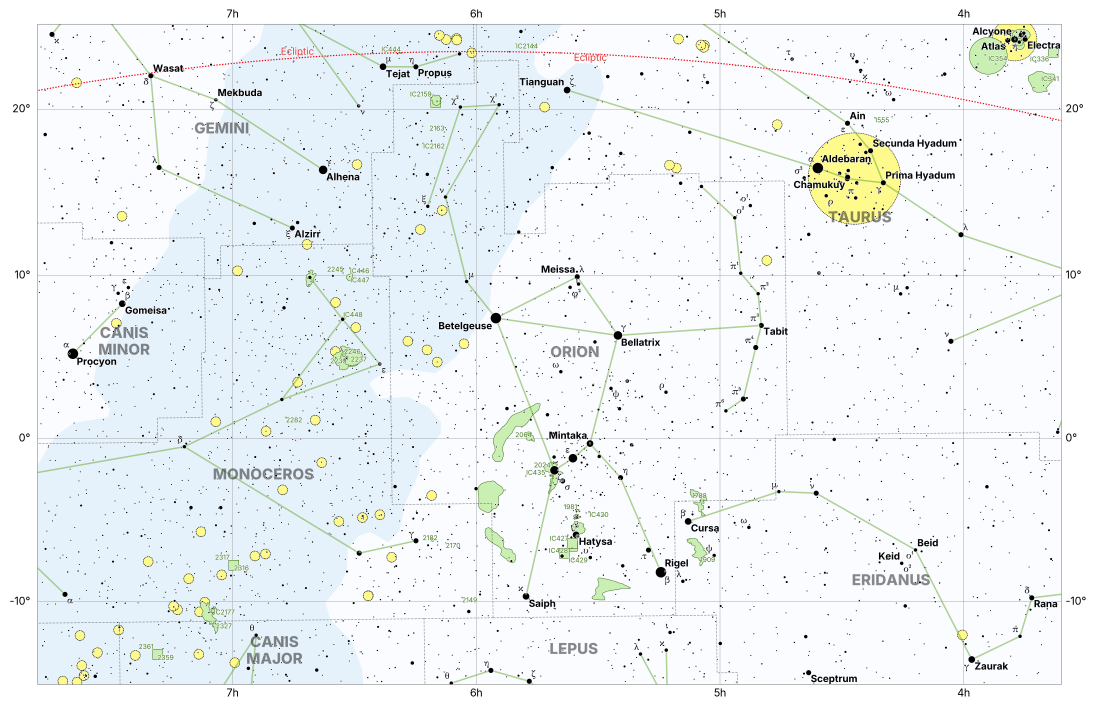
#> input picture map_orion.png, 4395 x 2833 px (shown at 1/4 size)
$ python -i crops.py   (imports and definitions only)
#> lines starting #> are read from the running program, lines starting #| are printed output that depends on the picture; after the words box and inside, x2 and y2 are one past the last pixel; in counts of white or black regions, pixels touching at a corner belong together
#> further down, picture is the input picture: PIL image 4395x2833 RGBA; mean R, G, B, A 238.4, 243.1, 244.7, 221.8
#!/usr/bin/env python3
"""Shared crop/diff utilities for visual parity review."""

from __future__ import annotations

import math
import re
from pathlib import Path

import numpy as np
from PIL import Image, ImageChops

try:
    from scipy import ndimage as _ndimage
except ImportError:  # pragma: no cover - semantic crops are optional
    _ndimage = None


# (name, normalized box as (x0, y0, x1, y1), description)
# Coordinates use PIL's top-left origin: y=0 is the top of the image.
CROP_BOXES = [
    ("center", (0.30, 0.30, 0.70, 0.70), "center region"),
    ("top-left", (0.00, 0.00, 0.30, 0.30), "top-left"),
    ("top-right", (0.70, 0.00, 1.00, 0.30), "top-right"),
    ("bottom-left", (0.00, 0.70, 0.30, 1.00), "bottom-left"),
    ("bottom-right", (0.70, 0.70, 1.00, 1.00), "bottom-right"),
    ("middle-left", (0.00, 0.35, 0.25, 0.65), "middle-left"),
    ("middle-right", (0.75, 0.35, 1.00, 0.65), "middle-right"),
    ("upper-center", (0.35, 0.00, 0.65, 0.25), "upper-center"),
]


# [8 lines left out: function crop_box, not called in this run]


def composite_on_color(img: Image.Image, color: tuple[int, int, int]) -> Image.Image:
    """Composite an RGBA image onto a solid RGB background. Opaque or
    grayscale images are converted to RGB unchanged."""
#> called with color = (0, 0, 0)
    # Palette and LA images may carry transparency; normalize to RGBA first
    # so the alpha channel is composited rather than dropped.
    if img.mode in ("P", "PA", "LA"):
        img = img.convert("RGBA")
    if img.mode == "RGBA":
        bg = Image.new("RGBA", img.size, (*color, 255))
        return Image.alpha_composite(bg, img).convert("RGB")
    return img.convert("RGB")


# [18 lines left out: function diff_stats, not called in this run]


def _semantic_crop_boxes(
    img: Image.Image,
    count: int = 8,
) -> list[tuple[str, tuple[float, float, float, float], str]]:
    """Detect semantic regions (bright stars, clusters, lines/edges) and return crop boxes.

    Selection proceeds round-robin across feature sources so all salient region
    types are represented, then continues with the next-best candidates until
    ``count`` crops are found.  Geometric boxes are used as a fallback when
    scipy is unavailable or no salient features are found.
    """
    if _ndimage is None:
        return CROP_BOXES[:count]

    # Stars are bright on a dark sky, so detect against black.
    gray = np.asarray(composite_on_color(img, (0, 0, 0)).convert("L"), dtype=np.float32)
    height, width = gray.shape
    min_dim = min(width, height)
    crop_px = max(300, min_dim // 4)
    half_x = crop_px / (2 * width)
    half_y = crop_px / (2 * height)

    def to_box(cy: int, cx: int) -> tuple[float, float, float, float]:
        x = cx / width
        y = cy / height
        return (
            max(0.0, x - half_x),
            max(0.0, y - half_y),
            min(1.0, x + half_x),
            min(1.0, y + half_y),
        )

    # 1. Bright stars: local maxima above a high intensity threshold.
    bright_max = _ndimage.maximum_filter(gray, size=15, mode="constant")
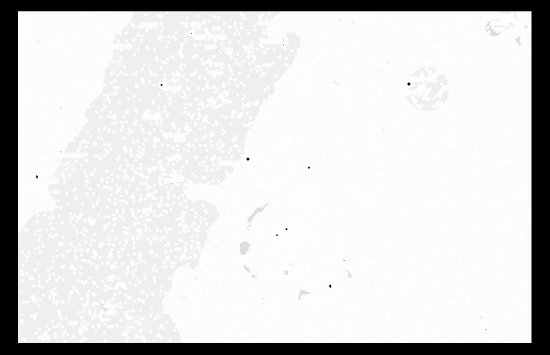
#> bright_max: shape (2833, 4395) float32 (shown at 1/8 size); min 0, max 255, mean 217.8
    bright_threshold = max(np.percentile(gray, 95), gray.mean() + 1.5 * gray.std())
#> bright_threshold = 340.3
    bright_mask = (gray == bright_max) & (gray > bright_threshold)
#> bright_mask: shape (2833, 4395) bool; every value is 0
    bright_coords = np.argwhere(bright_mask)
#> bright_coords = empty array
    bright_scores = gray[bright_mask]
#> bright_scores = empty array

    # 2. Dense clusters: large connected components above the mean.
    binary = gray > (gray.mean() + 0.5 * gray.std())
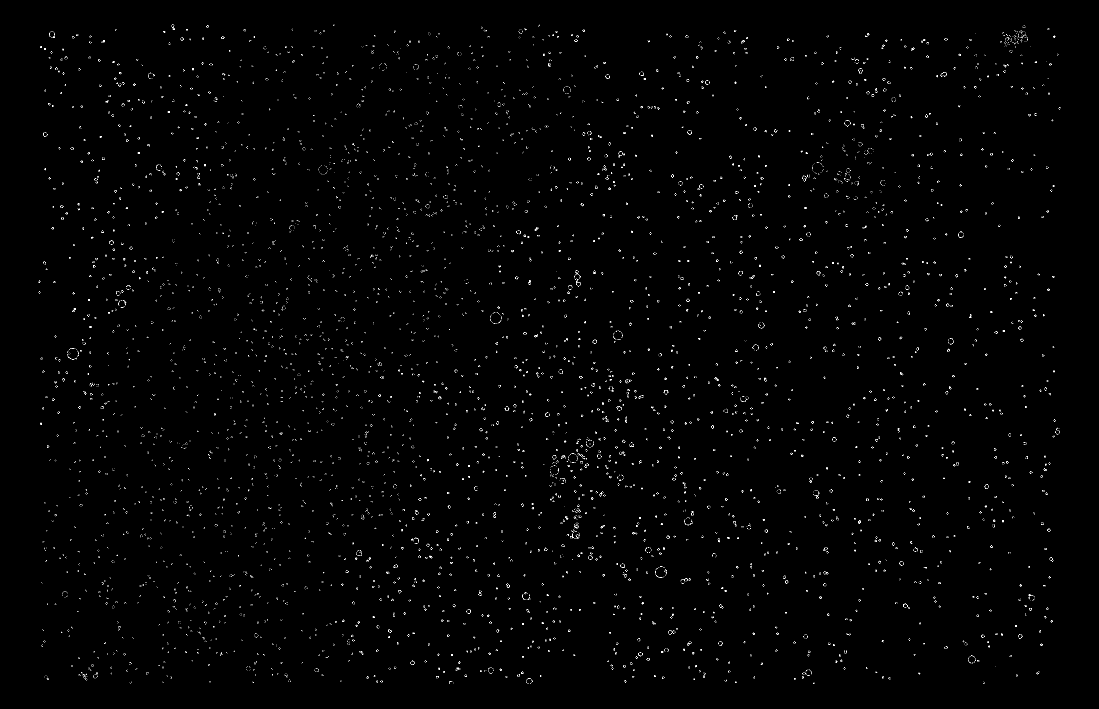
#> binary: shape (2833, 4395) bool (shown at 1/4 size); 0.31% white in thin lines or dots, all inside (x1, y1, x2, y2) = (154, 98, 4242, 2736)
    labeled, num_labels = _ndimage.label(binary)
#> num_labels = 22006
    if num_labels:
        areas = _ndimage.sum(binary, labeled, index=range(1, num_labels + 1))
        centers = _ndimage.center_of_mass(gray, labeled, index=range(1, num_labels + 1))
#> centers = 22006 items
        valid = areas > 100
        centers = np.asarray(centers)[valid]
#> centers = empty array
        cluster_points = centers[:, :2].astype(int)
#> cluster_points = empty array
        cluster_scores = areas[valid].astype(np.float32)
#> cluster_scores = empty array
    else:
        cluster_points = np.empty((0, 2), dtype=int)
        cluster_scores = np.empty(0, dtype=np.float32)

    # 3. Lines / arrows / edges: high Sobel-gradient local maxima.
    grad_x = _ndimage.sobel(gray, axis=1)
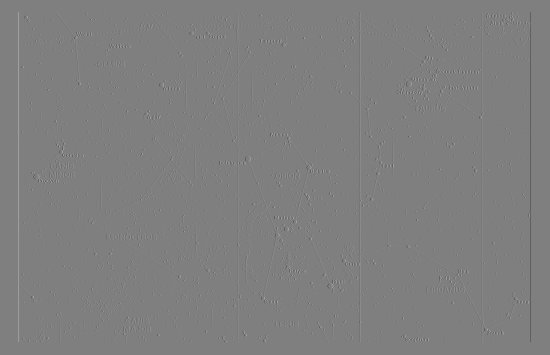
#> grad_x: shape (2833, 4395) float32 (shown at 1/8 size); min -1020, max 1020, mean 0; drawn with min black and max white
    grad_y = _ndimage.sobel(gray, axis=0)
    gradient = np.hypot(grad_x, grad_y)
    edge_max = _ndimage.maximum_filter(gradient, size=15, mode="constant")
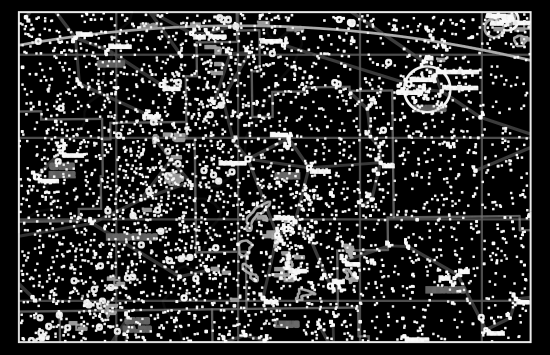
#> edge_max: shape (2833, 4395) float32 (shown at 1/8 size); min 0, max 1102.1, mean 211.8; drawn with min black and max white
    edge_threshold = max(np.percentile(gradient, 95), gradient.mean() + 2 * gradient.std())
#> edge_threshold = 289.6
    edge_mask = (gradient == edge_max) & (gradient > edge_threshold)
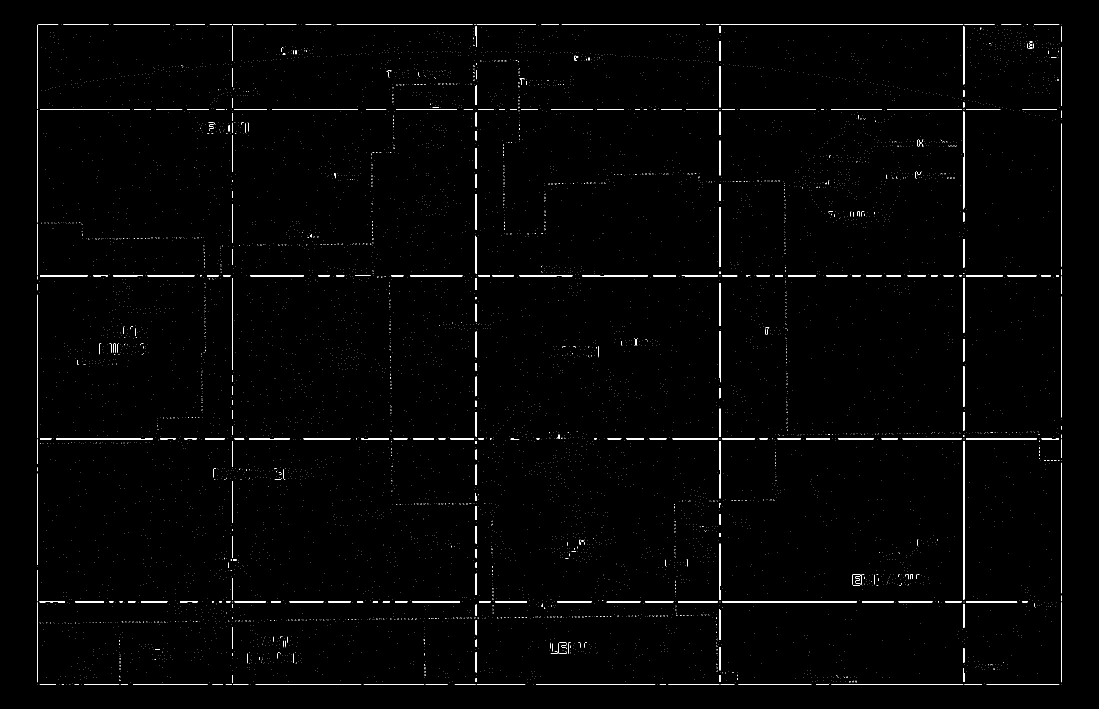
#> edge_mask: shape (2833, 4395) bool (shown at 1/4 size); 0.84% white; 9053 white regions (8728 under 20 px), largest, box (x1, y1, x2, y2) and area: (3853, 1764, 3857, 2398) 2536, (2889, 2405, 3427, 2409) 2152, (3853, 447, 3857, 837) 1472
    edge_coords = np.argwhere(edge_mask)
#> edge_coords = 104720 pairs, first value 97 to 2736, second value 151 to 4244
    edge_scores = gradient[edge_mask]

    sources = (
        ("bright-star", bright_coords, bright_scores),
        ("cluster", cluster_points, cluster_scores),
        ("lines/arrows", edge_coords, edge_scores),
    )

    min_distance = min_dim * 0.15
    existing: list[tuple[int, int]] = []
    results: list[tuple[str, tuple[float, float, float, float], str]] = []
    source_counts = [0] * len(sources)
#> source_counts = [0, 0, 0]
    source_orders = [np.argsort(scores)[::-1] for _, _, scores in sources]
#> source_orders = 3 items
    source_pointers = [0] * len(sources)
#> source_pointers = [0, 0, 0]

    while len(results) < count:
        added_this_round = False
        for i, (label, coords, _scores) in enumerate(sources):
            order = source_orders[i]
            pointer = source_pointers[i]
            while pointer < len(order):
                index = order[pointer]
                pointer += 1
                cy, cx = coords[index]
                if any(
                    math.hypot(cx - ex, cy - ey) < min_distance for ey, ex in existing
                ):
                    continue
                existing.append((cy, cx))
                source_counts[i] += 1
                name = f"{label.replace('/', '-')}-{source_counts[i]}"
                results.append((name, to_box(cy, cx), label))
                added_this_round = True
                break
            source_pointers[i] = pointer
            if len(results) >= count:
                break
        if not added_this_round:
            break
#> after the loop, existing = [(2626, 3893), (661, 641), (2690, 1968), (1026, 1485), (1395, 3031), (1425, 273), (2699, 3229), (1356, 2463)]; results = 8 items; source_counts = [0, 0, 8]; source_pointers = [0, 0, 8]

    # If semantic detection produced too few crops, pad with the geometric boxes.
    if len(results) < count:
        results.extend(CROP_BOXES[: max(0, count - len(results))])

    return results[:count]


# [74 lines left out: functions _path_for_report, build_pair_review, not called in this run]

>>> from PIL import Image
>>> picture = Image.open('../../map_orion.png')
>>> result = _semantic_crop_boxes(picture)
#> result = 8 items

$ run again, on star_chart_basic.png
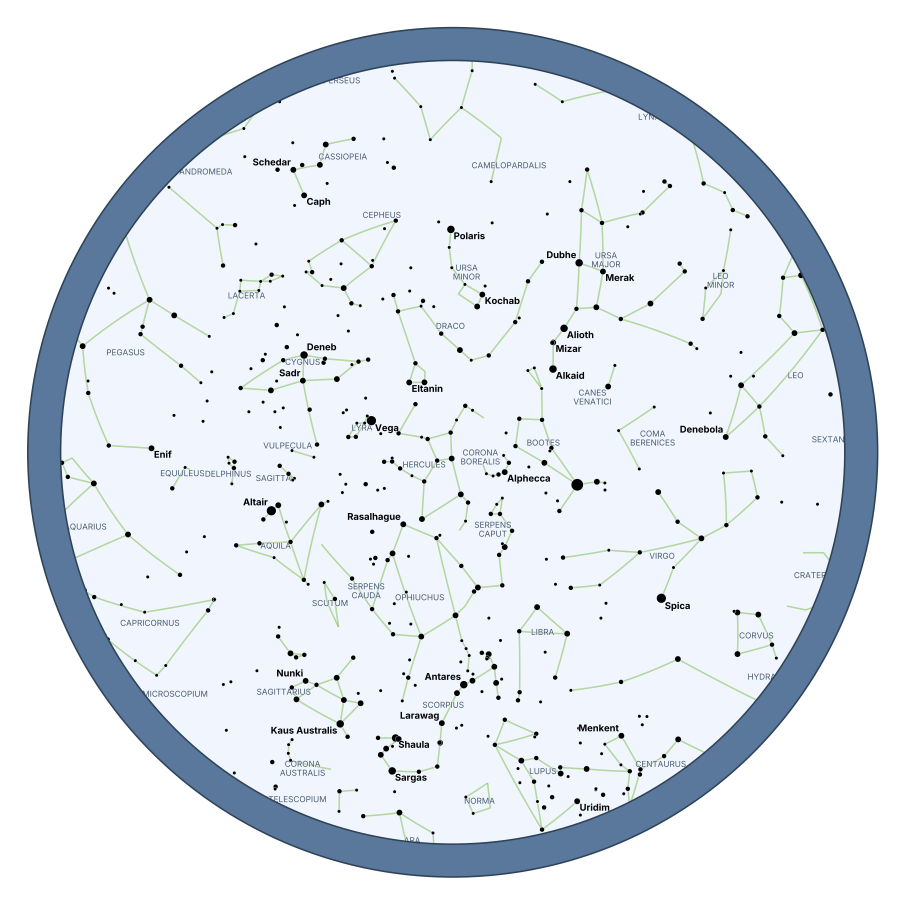
#> input picture star_chart_basic.png, 3621 x 3619 px (shown at 1/4 size)
#> picture is the input picture: PIL image 3621x3619 RGBA; mean R, G, B, A 224, 230.6, 238, 177.1
#> bright_threshold = 318.1
#> bright_mask: shape (3619, 3621) bool; every value is 0
#> bright_coords = empty array
#> binary: shape (3619, 3621) bool; 55.6% white; 1292 black regions (30 under 20 px), largest, box (x1, y1, x2, y2) and area: (0, 0, 3621, 3619) 5434119, (1163, 2006, 1298, 2311) 3860, (1982, 2982, 2169, 3311) 3238
#> in _semantic_crop_boxes, `labeled, num_labels = _ndimage.label(binary)`:
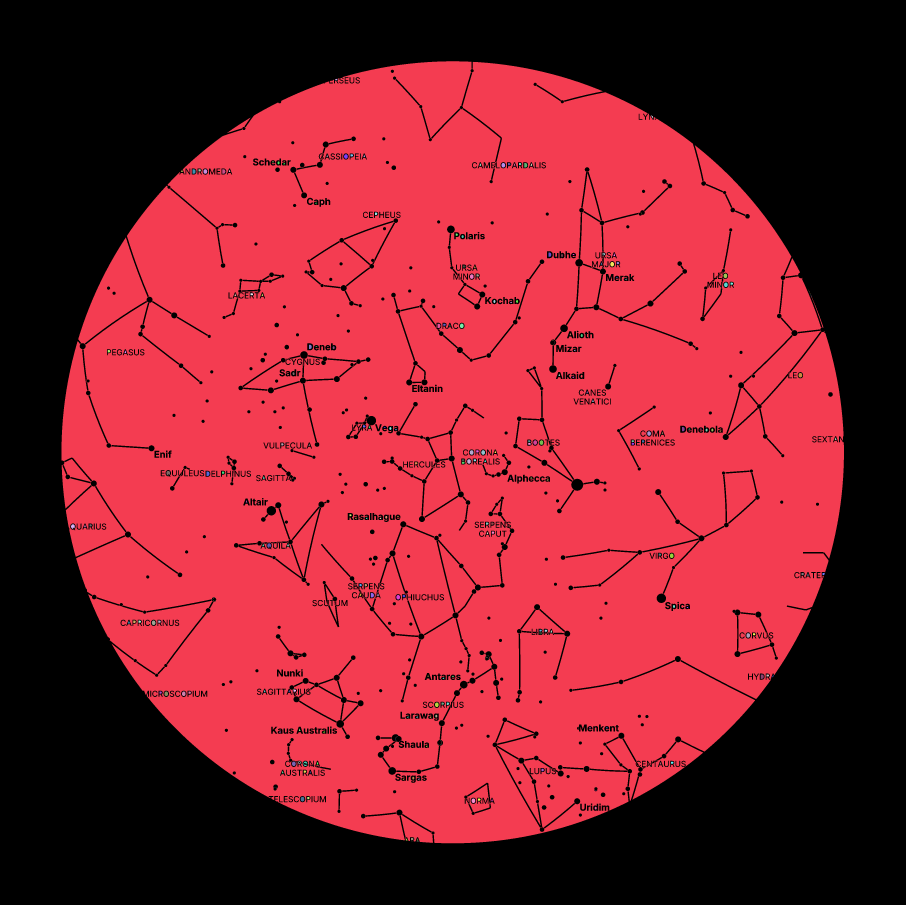
#> labeled: shape (3619, 3621) int32 (shown at 1/4 size); 349 distinct labels, from 0 to 348; one colour per label, 0 black
#> num_labels = 348
#> areas = 348 values, max 7263910 at index 0, min 1 at index 2, mean 20921.8
#> in _semantic_crop_boxes, `centers = _ndimage.center_of_mass(gray, labeled, index=range(1, num_la..`: centers = 348 pairs, first value 318 to 3366, second value 291.1 to 3342
#> in _semantic_crop_boxes, `centers = np.asarray(centers)[valid]`: centers = 40 pairs, first value 625.5 to 3202.5, second value 291.1 to 3201
#> cluster_points = 40 pairs, first value 625 to 3202, second value 291 to 3201
#> cluster_scores = 40 values, max 7263910 at index 0, min 155 at index 37, mean 181798.9
#> edge_threshold = 188.8
#> in _semantic_crop_boxes, `edge_mask = (gradient == edge_max) & (gradient > edge_threshold)`:
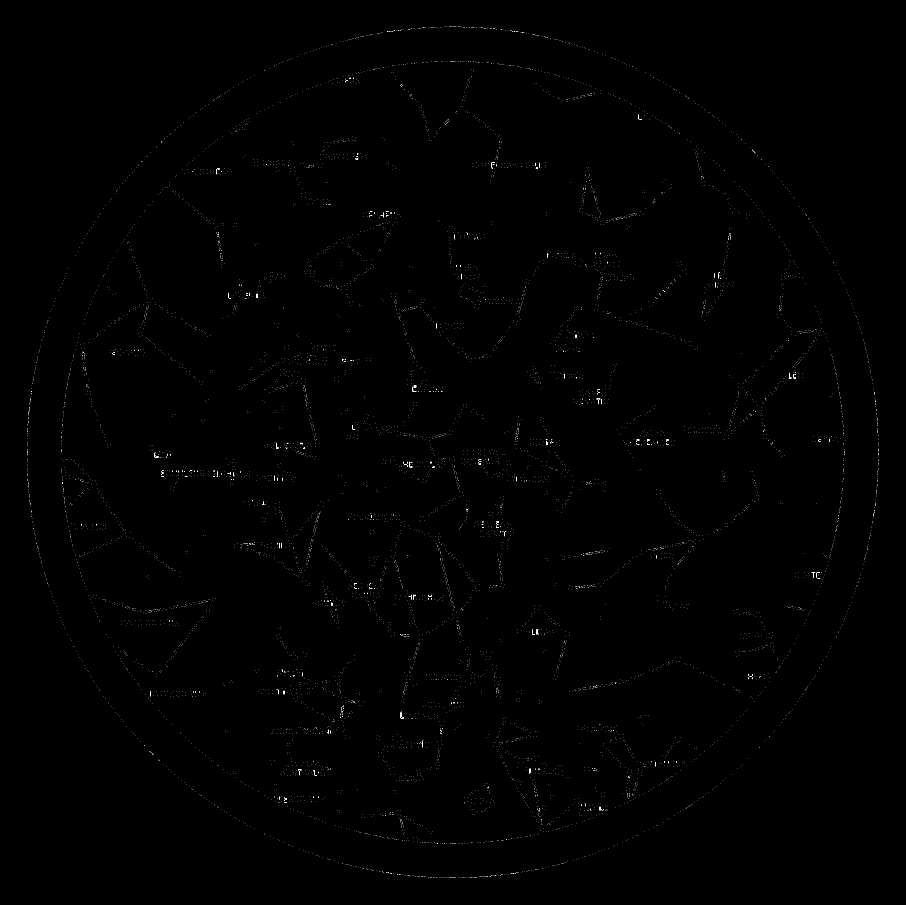
#> edge_mask: shape (3619, 3621) bool (shown at 1/4 size); 0.1% white in thin lines or dots, all inside (x1, y1, x2, y2) = (108, 107, 3514, 3512)
#> edge_coords = 12650 pairs, first value 107 to 3511, second value 108 to 3513
#> edge_scores = 12650 values, max 1065.8 at index 10862, min 188.9 at index 2588, mean 536.5
#> in _semantic_crop_boxes, `source_counts = [0] * len(sources)`: source_counts = [0, 0, 0]
#> source_orders = 3 items
#> in _semantic_crop_boxes, `source_pointers = [0] * len(sources)`: source_pointers = [0, 0, 0]
#> after the loop in _semantic_crop_boxes, `while len(results) < count:`: existing = [(1801, 1811), (2926, 1091), (3202, 1893), (1532, 1205), (1500, 3201), (2951, 2722), (685, 820), (2422, 2138)]; results = 8 items; source_counts = [0, 4, 4]; source_pointers = [0, 6, 15]
#> result = 8 items
